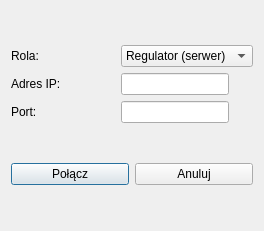
<?xml version="1.0" encoding="UTF-8"?>
<ui version="4.0">
 <class>DialogPolaczenie</class>
 <widget class="QDialog" name="DialogPolaczenie">
  <property name="geometry">
   <rect>
    <x>0</x>
    <y>0</y>
    <width>264</width>
    <height>231</height>
   </rect>
  </property>
  <property name="sizePolicy">
   <sizepolicy hsizetype="Expanding" vsizetype="Expanding">
    <horstretch>0</horstretch>
    <verstretch>0</verstretch>
   </sizepolicy>
  </property>
  <property name="windowTitle">
   <string>Ustawienia sieci</string>
  </property>
  <layout class="QGridLayout" name="gridLayout_2">
   <item row="0" column="0">
    <layout class="QGridLayout" name="gridLayout">
     <item row="2" column="1">
      <widget class="QLineEdit" name="lineEditPort">
       <property name="sizePolicy">
        <sizepolicy hsizetype="Fixed" vsizetype="Fixed">
         <horstretch>0</horstretch>
         <verstretch>0</verstretch>
        </sizepolicy>
       </property>
      </widget>
     </item>
     <item row="0" column="1">
      <widget class="QComboBox" name="comboBoxRola">
       <property name="sizePolicy">
        <sizepolicy hsizetype="Fixed" vsizetype="Fixed">
         <horstretch>0</horstretch>
         <verstretch>0</verstretch>
        </sizepolicy>
       </property>
       <item>
        <property name="text">
         <string>Regulator (serwer)</string>
        </property>
       </item>
       <item>
        <property name="text">
         <string>Obiekt (klient)</string>
        </property>
       </item>
      </widget>
     </item>
     <item row="2" column="0">
      <widget class="QLabel" name="lblAdres_2">
       <property name="text">
        <string>Port:</string>
       </property>
      </widget>
     </item>
     <item row="0" column="0">
      <widget class="QLabel" name="lblRola">
       <property name="text">
        <string>Rola:</string>
       </property>
      </widget>
     </item>
     <item row="1" column="0">
      <widget class="QLabel" name="lblAdres">
       <property name="text">
        <string>Adres IP:</string>
       </property>
      </widget>
     </item>
     <item row="1" column="1">
      <widget class="QLineEdit" name="lineEditIP">
       <property name="sizePolicy">
        <sizepolicy hsizetype="Fixed" vsizetype="Fixed">
         <horstretch>0</horstretch>
         <verstretch>0</verstretch>
        </sizepolicy>
       </property>
      </widget>
     </item>
    </layout>
   </item>
   <item row="1" column="0">
    <layout class="QHBoxLayout" name="horizontalLayout">
     <item>
      <widget class="QPushButton" name="pushButtonOk">
       <property name="text">
        <string>Połącz</string>
       </property>
      </widget>
     </item>
     <item>
      <widget class="QPushButton" name="pushButtonAnuluj">
       <property name="text">
        <string>Anuluj</string>
       </property>
      </widget>
     </item>
    </layout>
   </item>
  </layout>
 </widget>
 <resources/>
 <connections/>
</ui>
